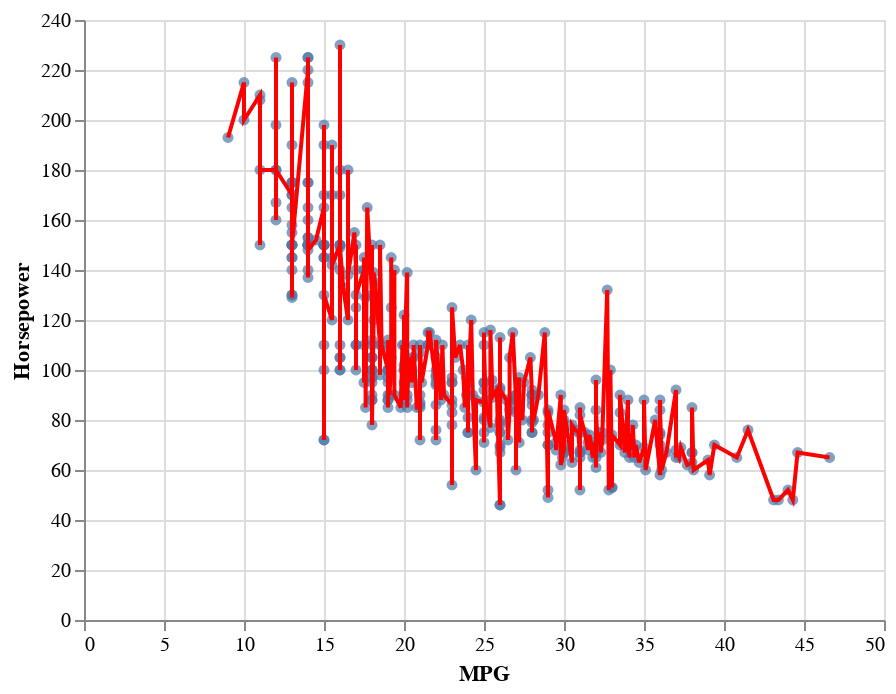

The cell this chart's notebook holds for it:
### Markdown cell above
We can display two Altair charts in the same position, one "layered" over the other, using `+`.

### Code cell
c+c1

### Figure 1 — Vega-Lite specification as saved in the notebook (floating-point values rounded to 4 significant figures; data arrays with more than 128 entries replaced by an {"elided": "..."} marker saying what was removed)
{"config": {"view": {"continuousWidth": 400, "continuousHeight": 300}}, "layer": [{"mark": "circle", "encoding": {"x": {"field": "MPG", "type": "quantitative"}, "y": {"field": "Horsepower", "type": "quantitative"}}}, {"mark": {"type": "line", "color": "red"}, "encoding": {"x": {"field": "MPG", "type": "quantitative"}, "y": {"field": "Horsepower", "type": "quantitative"}}}], "data": {"name": "data-4713f5f6633a0cbdd5da9ec214db22a8"}, "$schema": "https://vega.github.io/schema/vega-lite/v4.17.0.json", "datasets": {"data-4713f5f6633a0cbdd5da9ec214db22a8": {"elided": "392 records"}}}
